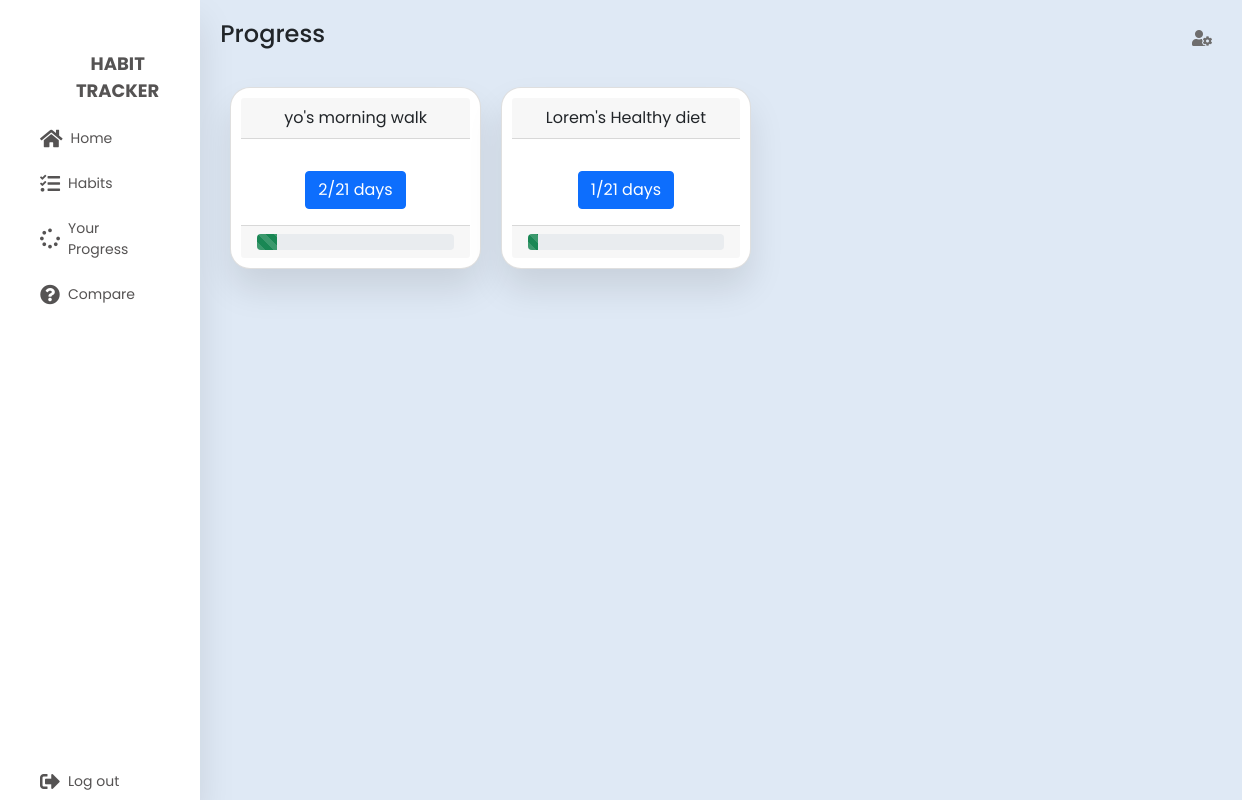
Screenshot of /progress (signed in) with the database file from the repository.
### tables this page shows
CREATE TABLE habits (
        id INTEGER PRIMARY KEY AUTOINCREMENT,
        title VARCHAR(250) NOT NULL,
        duration INTEGER NOT NULL,
        user_id INTEGER NOT NULL,
        created_at TIMESTAMP DEFAULT CURRENT_TIMESTAMP,
        updated_at TIMESTAMP,
        FOREIGN KEY (user_id) REFERENCES users(id)
    );

CREATE TABLE day_progress (
        id INTEGER PRIMARY KEY AUTOINCREMENT,
        completed_days INTEGER NOT NULL DEFAULT 0,
        user_id INTEGER NOT NULL,
        habit_id INTEGER NOT NULL,
        created_at TIMESTAMP DEFAULT CURRENT_TIMESTAMP,
        updated_at TIMESTAMP,
        FOREIGN KEY (user_id) REFERENCES users(id),
        FOREIGN KEY (habit_id) REFERENCES habits(id)
    );

### server.py (the view)
@app.route("/progress")
def progress():
	if not is_logged_in():
		return redirect(url_for("loginPage"))
	habits = get_uesrs_habit_with_progress(int(get_login_session()))
	return render_template('progress.html', habits=habits);

### dbconnection.py (called while the page is built)
def get_db_connection():
    conn = sqlite3.connect('database.db')
    conn.row_factory = sqlite3.Row
    return conn

### server.py (called while the page is built)
def is_logged_in():
	if not session.get("user_id"):
		return False
	else:
		return True

def get_login_session():
	return session["user_id"]

### services/habits.py (called while the page is built)
def get_uesrs_habit_with_progress(user_id=0):
    conn = dbconnection()
    habits = conn.execute("select habits.title, habits.duration, day_progress.completed_days from day_progress inner join habits on habits.id=day_progress.habit_id where day_progress.user_id=? order by day_progress.completed_days desc",(user_id,)).fetchall()
    conn.commit()
    conn.close()
    return habits

### templates/progress.html (shortened to what this page needs)
{% with title='Progress | Habit Tracker' %} {% include "header.html" %} {%
endwith %}
<section class="main">
	<div class="main-top">
		<h1>Progress</h1>
		<i class="fas fa-user-cog"></i>
	</div>
	<div class="main-skills">
		{% block content %} {% for i in range(habits|length) %}
		<div class="card text-center">
			<div class="card-header">{{habits[i]['title']}}</div>
			<div class="card-body">
				<button class="btn btn-primary">
					{{habits[i]['completed_days']}}/{{habits[i]['duration']}} days
				</button>
			</div>
			<div class="card-footer text-muted">
				<div
					class="progress"
					role="progressbar"
					aria-label="Success striped example"
					aria-valuenow="25"
					aria-valuemin="0"
					aria-valuemax="100"
				>
					<div
						class="progress-bar progress-bar-striped bg-success"
						style="width: {{ ((habits[i]['completed_days'] / habits[i]['duration']) * 100) | round | int}}%"
					></div>
				</div>
			</div>
		</div>
		{% endfor %} {% endblock %}
	</div>
</section>
{% include 'footer.html' %}

### static/css/sidebar.css (style rules this page uses)
:root { --bs-blue: #0d6efd; --bs-indigo: #6610f2; --bs-purple: #6f42c1; --bs-pink: #d63384; --bs-red: #dc3545; --bs-orange: #fd7e14; --bs-yellow: #ffc107; --bs-green: #198754; --bs-teal: #20c997; --bs-cyan: #0dcaf0; --bs-white: #fff; --bs-gray: #6c757d; --bs-gray-dark: #343a40; --bs-primary: #0d6efd; --bs-secondary: #6c757d; --bs-success: #198754; --bs-info: #0dcaf0; --bs-warning: #ffc107; --bs-danger: #dc3545; --bs-light: #f8f9fa; --bs-dark: #212529; --bs-font-sans-serif: system-ui, -apple-system, "Segoe UI", Roboto, "Helvetica Neue", Arial, "Noto Sans", "Liberation Sans", sans-serif, "Apple Color Emoji", "Segoe UI Emoji", "Segoe UI Symbol", "Noto Color Emoji"; --bs-font-monospace: SFMono-Regular, Menlo, Monaco, Consolas, "Liberation Mono", "Courier New", monospace; --bs-gradient: linear-gradient(180deg, rgba(255, 255, 255, 0.15), rgba(255, 255, 255, 0)); }
* { margin: 0; padding: 0; outline: none; border: none; text-decoration: none; box-sizing: border-box; font-family: "Poppins", sans-serif; }
body { background: #dfe9f5; padding: 0; margin: 0; font: 1rem/1.5 var(--bs-font-sans-serif); max-width: 100vw; overflow-x: hidden; }
.main { padding: 20px; flex: 1; }

### static/css/dashboard.css (style rules this page uses)
.main-top { display: flex; width: 100%; }
.main-top h1 { font-size: 1.5rem; }
.main-top i { position: absolute; right: 0; margin: 10px 30px; color: rgb(110, 109, 109); cursor: pointer; }
.main-skills { display: flex; margin-top: 20px; }
.main-skills .card { width: 25%; margin: 10px; background: #fff; text-align: center; border-radius: 20px; padding: 10px; box-shadow: 0 20px 35px rgba(0, 0, 0, 0.1); }

### rows the page displays
habits: title "yo's morning walk", duration "21"
day_progress: completed_days "2"
habits: title "Lorem's Healthy diet", duration "21"
day_progress: completed_days "1"
